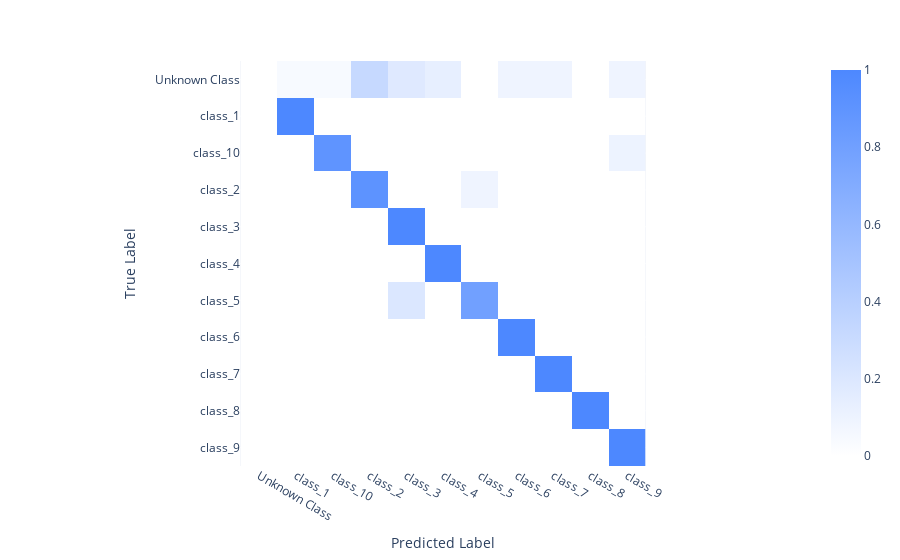

This figure's notebook cell:
### Code cell
import plotly.express as px
import pandas as pd
import numpy as np

# Define class labels
class_labels = cm[0]

# Create DataFrame from confusion matrix array
conf_matrix_df = pd.DataFrame(cm[1:], columns=class_labels)

# Normalize confusion matrix data
conf_matrix_df = conf_matrix_df.astype(float)
conf_matrix_df = conf_matrix_df.divide(conf_matrix_df.sum(axis=1), axis=0)

# Convert DataFrame back to numpy array
conf_matrix = conf_matrix_df.values

# Define color scale
color_scale = [[0, '#ffffff'], [1, '#4d88ff']]

# Create heatmap figure
fig = px.imshow(conf_matrix,
                labels=dict(x="Predicted Label", y="True Label"),
                x=class_labels,
                y=class_labels,
                color_continuous_scale=color_scale,
                zmin=0, zmax=1)

# Display figure
fig.show()

### Figure 1 — Plotly figure (JSON) as saved in the notebook; plotly's stock layout.template omitted (floating-point values rounded to 4 significant figures)
{"data": [{"coloraxis": "coloraxis", "hovertemplate": "Predicted Label: %{x}<br>True Label: %{y}<br>color: %{z}<extra></extra>", "name": "0", "type": "heatmap", "x": ["Unknown Class", "class_1", "class_10", "class_2", "class_3", "class_4", "class_5", "class_6", "class_7", "class_8", "class_9"], "xaxis": "x", "y": ["Unknown Class", "class_1", "class_10", "class_2", "class_3", "class_4", "class_5", "class_6", "class_7", "class_8", "class_9"], "yaxis": "y", "z": [[0, 0.04545, 0.04545, 0.3182, 0.1818, 0.1364, 0, 0.09091, 0.09091, 0, 0.09091], [0, 1, 0, 0, 0, 0, 0, 0, 0, 0, 0], [0, 0, 0.9, 0, 0, 0, 0, 0, 0, 0, 0.1], [0, 0, 0, 0.9091, 0, 0, 0.09091, 0, 0, 0, 0], [0, 0, 0, 0, 1, 0, 0, 0, 0, 0, 0], [0, 0, 0, 0, 0, 1, 0, 0, 0, 0, 0], [0, 0, 0, 0, 0.2, 0, 0.8, 0, 0, 0, 0], [0, 0, 0, 0, 0, 0, 0, 1, 0, 0, 0], [0, 0, 0, 0, 0, 0, 0, 0, 1, 0, 0], [0, 0, 0, 0, 0, 0, 0, 0, 0, 1, 0], [0, 0, 0, 0, 0, 0, 0, 0, 0, 0, 1]]}], "layout": {"coloraxis": {"cmax": 1, "cmin": 0, "colorscale": [[0, "#ffffff"], [1, "#4d88ff"]]}, "margin": {"t": 60}, "xaxis": {"anchor": "y", "constrain": "domain", "domain": [0, 1], "scaleanchor": "y", "title": {"text": "Predicted Label"}}, "yaxis": {"anchor": "x", "autorange": "reversed", "constrain": "domain", "domain": [0, 1], "title": {"text": "True Label"}}}}
